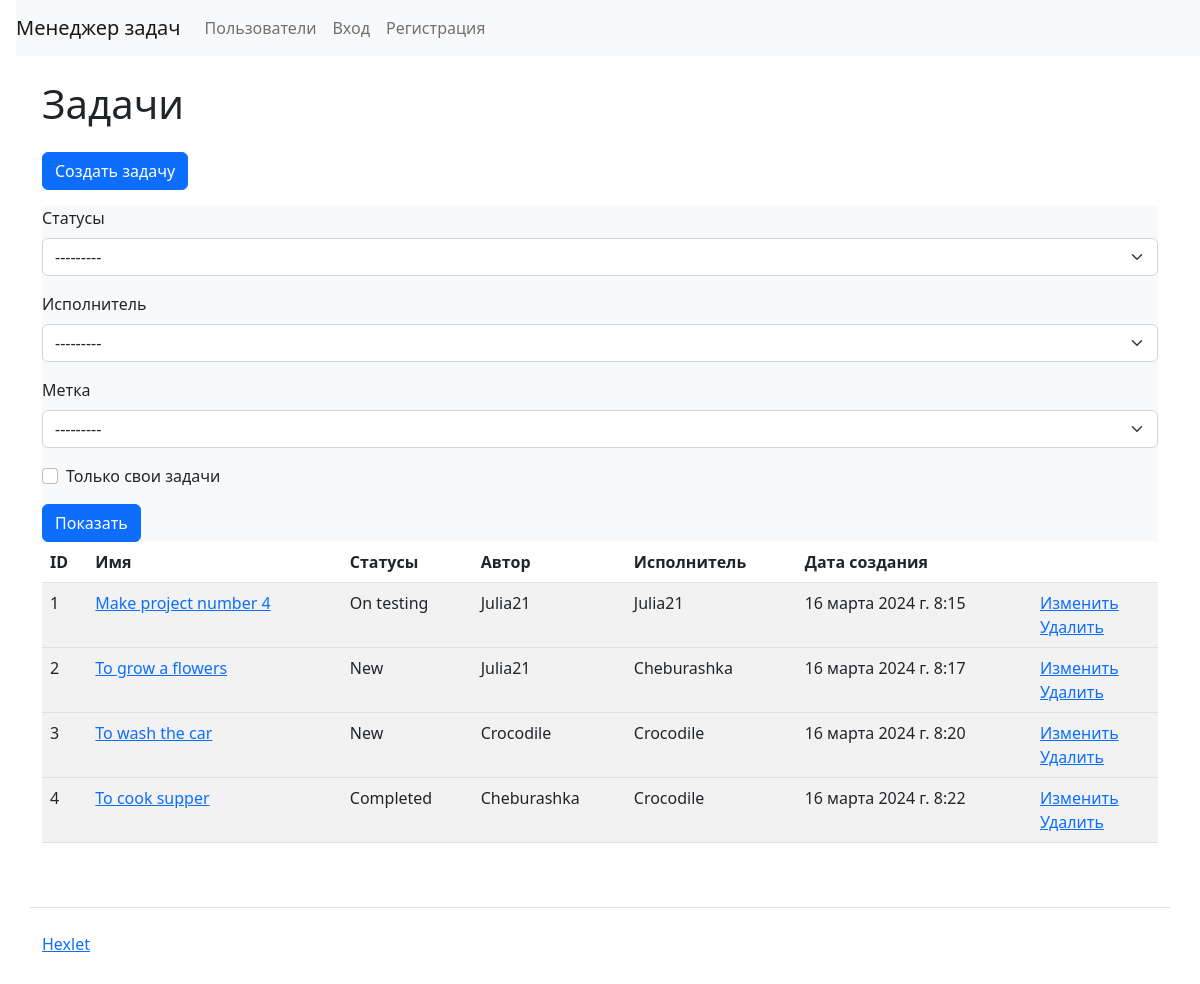
/tasks/, run on the app's committed database.
### task_manager/tasks/models.py (models this page shows, shortened)
class Task(models.Model):
    name = models.CharField(_('Name'), max_length=255, unique=True)
    description = models.TextField(_('Description'), blank=True)
    status = models.ForeignKey(
        Status,
        verbose_name=_('Status'),
        on_delete=models.PROTECT
    )
    author = models.ForeignKey(
        User,
        verbose_name=_('Author'),
        on_delete=models.PROTECT,
        related_name='author'
    )
    executor = models.ForeignKey(
        User,
        verbose_name=_('Executor'),
        on_delete=models.PROTECT,
        null=True,
        blank=True,
        related_name='executor'
    )
    labels = models.ManyToManyField(
        Label,
        through='LabelForTask',
        verbose_name=_('Labels'),
        blank=True
    )
    created_at = models.DateTimeField(_('Date of creation'), auto_now_add=True)

### task_manager/statuses/models.py (models this page shows)
class Status(models.Model):
    name = models.CharField(_("Status"), max_length=255, unique=True)
    timestamp = models.DateTimeField(auto_now_add=True)
    def __str__(self):
        return self.name

### task_manager/users/models.py (models this page shows)
class User(AbstractUser):
    def __str__(self):
        return self.username

### task_manager/tasks/views.py (the view)
# urls.py: path('', IndexView.as_view(), name='labels_index'),
class IndexView(FilterView):
    model = Task
    def get(self, request, *args, **kwargs):
        tasks = Task.objects.all()
        task_filter = TaskFilter(request.GET, queryset=tasks, request=request)
        flash_messages = messages.get_messages(self.request)
        return render(
            request,
            'tasks/index.html',
            context={
                'filter': task_filter,
                'messages': flash_messages,
            }
        )

### task_manager/labels/models.py (called while the page is built)
    def __str__(self):
        return self.name

### task_manager/tasks/filter.py (called while the page is built)
    def filter_created_by_author(self, queryset, author, value):
        if value:
            return queryset.filter(author=self.request.user)
        return queryset

### task_manager/templates/tasks/index.html
{% extends "base.html" %}
{% load i18n %}
{% load django_bootstrap5 %}
{% block nav %}
  {% if user.is_authenticated %}
    {% include "nav_user.html" %}
  {% else %}
    {% include "nav.html" %}
  {% endif %}
{% endblock %}
{% block content %}
  <h1 class="my-4">{% translate "Tasks" %}</h1>
  <a class="btn btn-primary mb-3" href="{% url 'task_create' %}">{% translate "Create task" %}</a>
  <div class="card-body bg-light">
    <form method="get">
      {% bootstrap_form filter.form %}
      <input class="btn btn-primary" type="submit" value="{% translate 'Show' %}">
    </form>
  </div>
  <table class="table table-striped">
    <thead>
      <tr>
	<th>ID</th>
	<th>{% translate "Name" %}</th>
	<th>{% translate "Status" %}</th>
	<th>{% translate "Author" %}</th>
	<th>{% translate "Executor" %}</th>
	<th>{% translate "Created_at" %}</th>
	<th></th>
      </tr>
    </thead>
    {% for task in filter.qs %}
    <tbody>
      <tr>
	<td>{{ task.id }}</td>
	<td><a href="{% url 'task_show_index' task.id %}">{{ task.name }}</a></td>
	<td>{{ task.status }}</td>
	<td>{{ task.author }}</td>
	<td>{{ task.executor }}</td>
	<td>{{ task.created_at }}</td>
	<td>
	  <a href="{% url 'task_update' task.id %}">{% translate "Update" %}</a>
	  <br>
	  <a href="{% url 'task_delete' task.id %}">{% translate "Delete" %}</a>
	</td>
      </tr>
    </tbody>
    {% endfor %}
  </table>
{% endblock %}

### data on the page
Task: id "1", name "Make project number 4", status "On testing", author "Julia21", executor "Julia21", created_at "16 марта 2024 г. 8:15"
Task: id "2", name "To grow a flowers", status "New", author "Julia21", executor "Cheburashka", created_at "16 марта 2024 г. 8:17"
Task: id "3", name "To wash the car", status "New", author "Crocodile", executor "Crocodile", created_at "16 марта 2024 г. 8:20"
Task: id "4", name "To cook supper", status "Completed", author "Cheburashka", executor "Crocodile", created_at "16 марта 2024 г. 8:22"
